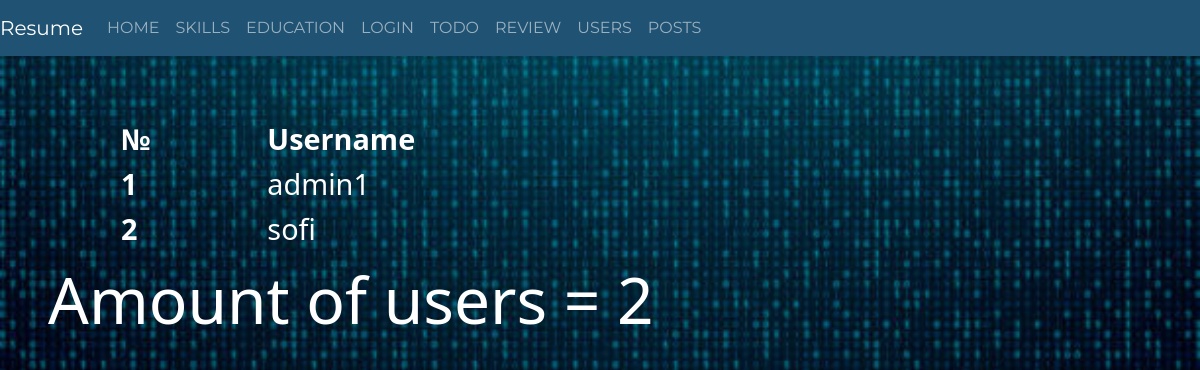
Before: /allusers with the older database file.
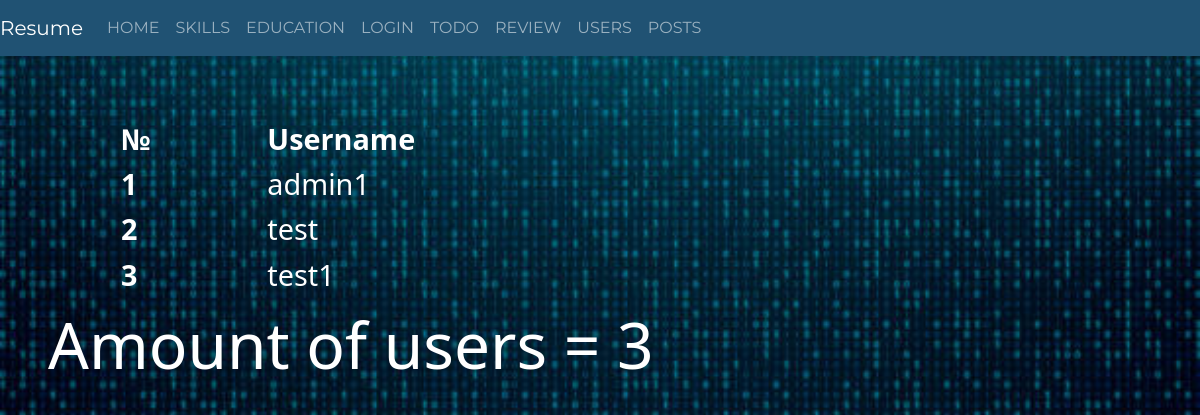
After: the same page with the newer database file.
### app/auth/models.py (models this page shows, shortened)
class User(db.Model):
    id = db.Column(db.Integer, primary_key=True)
    username = db.Column(db.String(20), unique=True, nullable=False)
    email = db.Column(db.String(120),  unique=True, nullable=False)
    image_file =  db.Column(db.String(120),  nullable=False, default="default.jpg")
    password = db.Column(db.String(60), nullable=False)
    about = db.Column(db.String(600),default="-")
    last_seen = db.Column(db.DateTime, default=datetime.now())
    posts = db.relationship('Posts', backref='user')

### app/auth/view.py (the view)
@auth.route('/allusers',methods=["GET"])
def all_users():
    list = User.query.all()
    return render_template("allusers.html",list=list)

### app/auth/templates/allusers.html (shortened to what this page needs)
{% extends 'base.html' %}
{% from "_render_field.html" import render_field %}
{% block body %}
<body>
  {% if list is defined and list|length > 0 %}
   <table class="todo">
        <thead>
            <th>№</th>
            <th>Username</th>
        </thead>
        <tbody>
            {% for i in list %}
            <tr>
                <th>{{i.id}}</th>
                <td>{{i.username}}</td>
            </tr>
            {% endfor %}
        </tbody>
    </table>
    <p1 class="info">Amount of users = {{list|length}}</p1>
    {% else %}
    <p1 class="info">No users registered</p1>
    {% endif %}
</body>
{% endblock %}

Changed rows visible on the page:
changed User id 2: username "sofi" → "test"
added User: id "3", username "test1"
Other visible differences:
{{ list|length }}: "2" → "3"
